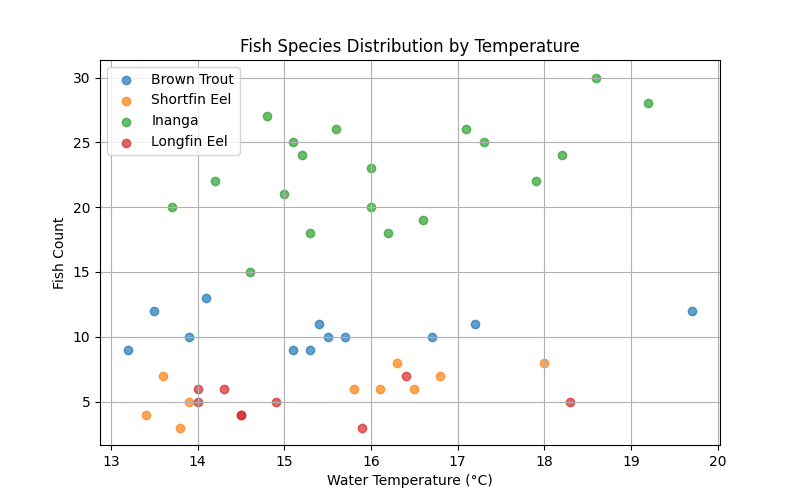

Source code (Python):
import pandas as pd
import matplotlib.pyplot as plt

# Load the CSV file
file_path = "Data_Set_Assignmnet_1.csv"
data = pd.read_csv(file_path, skiprows=1)

# Extract relevant columns and remove rows with missing values
fish_population_data = data[["Temperature (°C)", "Species", "Count"]].dropna()

# Rename columns for easier access
fish_population_data.columns = ["Temperature_C", "Species", "Count"]

# Plot the graph
plt.figure(figsize=(8, 5))

# Group by species and plot each species
for species in fish_population_data["Species"].unique():
    subset = fish_population_data[fish_population_data["Species"] == species]
    plt.scatter(subset["Temperature_C"], subset["Count"],
                label=species, alpha=0.7)

plt.xlabel("Water Temperature (°C)")
plt.ylabel("Fish Count")
plt.title("Fish Species Distribution by Temperature")
plt.legend()
plt.grid(True)
plt.show()
